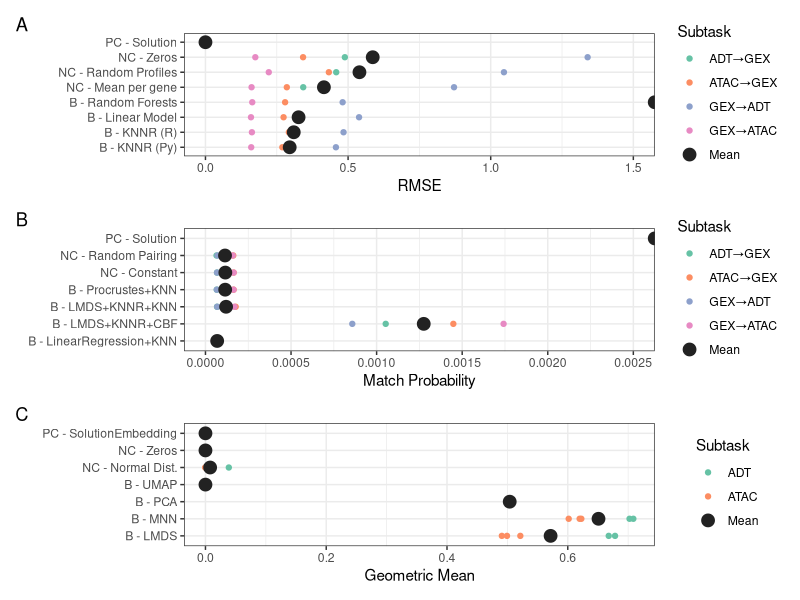

The R script that drew this image:
library(tidyverse)

mt_map <- c(baseline = "B", negative_control = "NC", positive_control = "PC")
mt_map2 <- c(baseline = "Baseline", negative_control = "Positive control", positive_control = "Negative control")

summ_pm <- read_tsv("results/inhouse_predict_modality_scores.tsv") %>%
  filter(metric_id == "rmse") %>%
  mutate(
    value = ifelse(value > 100, Inf, value),
    mt = mt_map[method_type],
    mt2 = mt_map2[method_type],
    ml = paste0(mt, " - ", method_label),
    dataset_subtask = gsub("2", "→", dataset_subtask)
  )

summ_mm <- read_tsv("results/inhouse_match_modality_scores.tsv") %>%
  filter(method_id != "dummy_semisolution") %>%
  filter(metric_id == "match_probability") %>%
  mutate(
    value = ifelse(value > .0025, Inf, value),
    mt = mt_map[method_type],
    mt2 = mt_map2[method_type],
    ml = paste0(mt, " - ", method_label),
    dataset_subtask = gsub("2", "→", dataset_subtask)
  )
summ_je <- read_tsv("results/inhouse_joint_embedding_scores.tsv") %>%
  filter(metric_id == "geometric_mean") %>%
  mutate(
    mt = mt_map[method_type],
    mt2 = mt_map2[method_type],
    ml = paste0(mt, " - ", method_label),
    dataset_subtask = gsub("2", "→", dataset_subtask),
    value = ifelse(is.na(value), 0, value)
  )

gpm <-
  ggplot(summ_pm) +
  geom_point(aes(value, ml, colour = dataset_subtask)) +
  geom_point(aes(value, ml, colour = "Mean"), summ_pm %>% group_by(ml) %>% summarise(value = mean(value), dataset_subtask = "Mean"), size = 4) +
  theme_bw() +
  labs(x = "RMSE", y = NULL, colour = "Subtask", tag = "A") +
  scale_colour_manual(values = c(RColorBrewer::brewer.pal(4, "Set2"), "#222222")) +
  xlim(0, 1.5)

gmm <-
  ggplot(summ_mm) +
  geom_point(aes(value, ml, colour = dataset_subtask)) +
  geom_point(aes(value, ml, colour = "Mean"), summ_mm %>% group_by(ml) %>% summarise(value = mean(value), dataset_subtask = "Mean"), size = 4) +
  # ggforce::facet_zoom(xlim = c(0, .0025)) +
  xlim(0, .0025) +
  theme_bw() +
  labs(x = "Match Probability", y = NULL, colour = "Subtask", tag = "B") +
  scale_colour_manual(values = c(RColorBrewer::brewer.pal(4, "Set2"), "#222222"))

gje <-
  ggplot(summ_je) +
  geom_point(aes(value, ml, colour = dataset_subtask)) +
  geom_point(aes(value, ml, colour = "Mean"), summ_je %>% group_by(ml) %>% summarise(value = mean(value), dataset_subtask = "Mean"), size = 4) +
  theme_bw() +
  labs(x = "Geometric Mean", y = NULL, colour = "Subtask", tag = "C") +
  scale_colour_manual(values = c(RColorBrewer::brewer.pal(4, "Set2")[1:2], "#222222"))

g <- patchwork::wrap_plots(gpm, gmm, gje, ncol = 1)

ggsave("results/baseline/figure_baseline.pdf", height = 8, width = 8)
